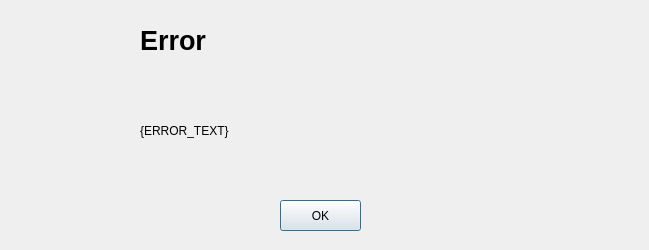
<?xml version="1.0" encoding="UTF-8"?>
<ui version="4.0">
 <class>OLE_UIError</class>
 <widget class="QDialog" name="OLE_UIError">
  <property name="geometry">
   <rect>
    <x>0</x>
    <y>0</y>
    <width>649</width>
    <height>250</height>
   </rect>
  </property>
  <property name="minimumSize">
   <size>
    <width>515</width>
    <height>167</height>
   </size>
  </property>
  <property name="maximumSize">
   <size>
    <width>649</width>
    <height>250</height>
   </size>
  </property>
  <property name="windowTitle">
   <string>Dialog</string>
  </property>
  <widget class="QLabel" name="UI_ErrorTitle">
   <property name="geometry">
    <rect>
     <x>140</x>
     <y>20</y>
     <width>151</width>
     <height>41</height>
    </rect>
   </property>
   <property name="font">
    <font>
     <pointsize>20</pointsize>
     <weight>75</weight>
     <bold>true</bold>
    </font>
   </property>
   <property name="text">
    <string>Error</string>
   </property>
  </widget>
  <widget class="QLabel" name="UI_ErrorIcon">
   <property name="geometry">
    <rect>
     <x>30</x>
     <y>80</y>
     <width>81</width>
     <height>81</height>
    </rect>
   </property>
   <property name="text">
    <string/>
   </property>
   <property name="pixmap">
    <pixmap>../Resources/Facepalm Emote Enlargio+ 512px.png</pixmap>
   </property>
   <property name="scaledContents">
    <bool>true</bool>
   </property>
   <property name="wordWrap">
    <bool>true</bool>
   </property>
  </widget>
  <widget class="QLabel" name="UI_Error">
   <property name="geometry">
    <rect>
     <x>140</x>
     <y>75</y>
     <width>481</width>
     <height>111</height>
    </rect>
   </property>
   <property name="text">
    <string>{ERROR_TEXT}</string>
   </property>
  </widget>
  <widget class="QPushButton" name="ErrorAcceptButton">
   <property name="geometry">
    <rect>
     <x>280</x>
     <y>200</y>
     <width>81</width>
     <height>31</height>
    </rect>
   </property>
   <property name="text">
    <string>OK</string>
   </property>
  </widget>
 </widget>
 <resources>
  <include location="UI_Core.qrc"/>
 </resources>
 <connections>
  <connection>
   <sender>ErrorAcceptButton</sender>
   <signal>clicked()</signal>
   <receiver>OLE_UIError</receiver>
   <slot>accept()</slot>
   <hints>
    <hint type="sourcelabel">
     <x>257</x>
     <y>141</y>
    </hint>
    <hint type="destinationlabel">
     <x>257</x>
     <y>83</y>
    </hint>
   </hints>
  </connection>
 </connections>
</ui>
